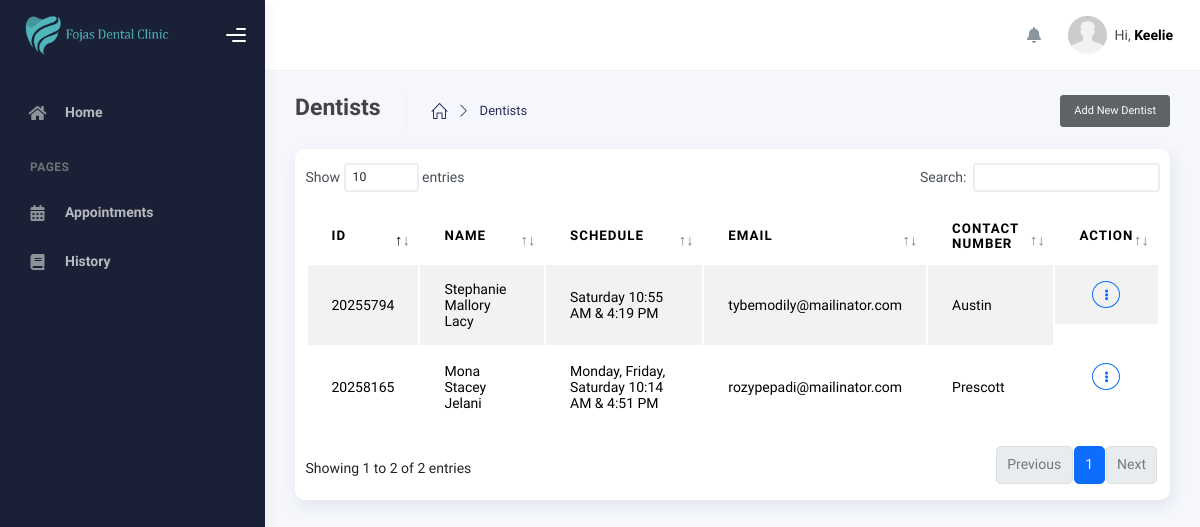
/modules/admin/view-dentists.php (signed in), run on an earlier commit of the app's database.
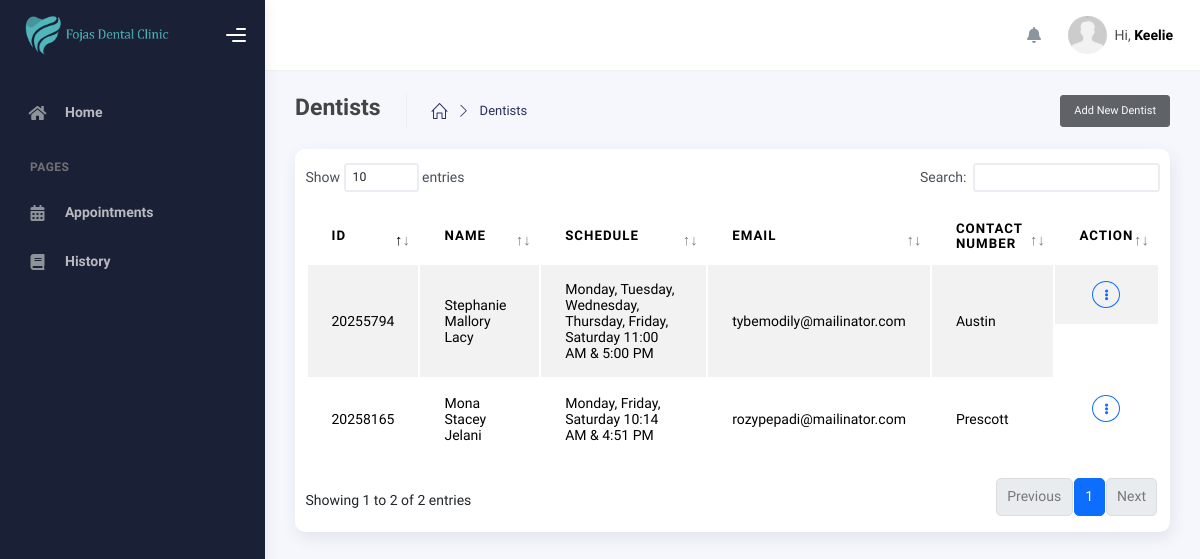
And on a later commit of the database.
### tables this page shows
CREATE TABLE `schedule` (
  `id` int(11) NOT NULL,
  `user_id` int(255) NOT NULL,
  `day` varchar(150) NOT NULL,
  `start_time` varchar(100) NOT NULL,
  `end_time` varchar(100) NOT NULL,
  `date_created` date NOT NULL,
  `date_updated` date NOT NULL
);

CREATE TABLE `users` (
  `id` int(11) NOT NULL,
  `user_id` int(100) NOT NULL,
  `role_id` int(11) NOT NULL,
  `first_name` varchar(250) NOT NULL,
  `middle_name` varchar(255) NOT NULL,
  `last_name` varchar(255) NOT NULL,
  `mobile_number` varchar(255) NOT NULL,
  `email` varchar(255) DEFAULT NULL,
  `password` varchar(255) NOT NULL,
  `date_of_birth` date NOT NULL,
  `date_created` date NOT NULL,
  `date_updated` date NOT NULL,
  `token` varchar(255) DEFAULT NULL,
  `address` varchar(255) DEFAULT NULL,
  `otp` varchar(100) DEFAULT NULL
);

### modules/admin/view-dentists.php (the view, shortened to what this page needs)
<?php
include_once($_SERVER['DOCUMENT_ROOT'] . '/dental_appointment/includes/header.php');
?>
    <div class="wrapper">
        <?php include '../../includes/sidebar.php'; ?>
        <div class="main-panel">
        <?php include '../../includes/topbar.php'; ?>
        <div class="container">
            <div class="page-inner">
                <div class="page-header">
                <span class="d-flex justify-content-between align-items-center w-100">
                        <span class="d-flex">
                            <h4 class="page-title">Dentists</h4>
                            <ul class="breadcrumbs d-flex justify-items-center align-items-center">
                                <li class="nav-home">
                                <a href="dashboard.php">
                                    <i class="icon-home"></i>
                                </a>
                                </li>
                                <li class="separator">
                                    <i class="icon-arrow-right"></i>
                                </li>
                                <li class="nav-item">
                                    <a href="#">Dentists</a>
                                </li>
                            </ul>
                        </span>
                        <a href="add-dentist.php" class="btn btn-sm btn-dark op-7">Add New Dentist</a>
                    </span>
                </div>
                <div class="page-category">
                    <div class="card py-3">
                        <div class="table-responsive">
                        <table id="dataTable" class="display table table-striped table-hover">
                            <thead>
                                <tr>
                                    <th>Id</th>
                                    <th>Name</th>
                                    <th>Schedule</th>
                                    <th>Email</th>
                                    <th>Contact Number</th>
                                    <th>Action</th>
                                </tr>
                            </thead>
                            <tbody>
                            <?php
                                $query_dentists = "SELECT users.user_id AS user_id, users.first_name AS first_name, users.middle_name AS middle_name, users.last_name AS last_name, users.mobile_number AS mobile_number, users.email AS email, schedule.user_id AS schedule_user_id, schedule.day AS day , schedule.start_time AS start_time, schedule.end_time AS end_time
                                FROM
                                users
                                LEFT JOIN schedule
                                ON users.user_id = schedule.user_id
                                WHERE users.role_id = '3'";
                                $run_dentists = mysqli_query($conn,$query_dentists);
                                if(mysqli_num_rows($run_dentists) > 0){
                                    foreach($run_dentists as $row_dentist){
                                        ?>
                                        <tr>
                                            <td><?php echo $row_dentist['user_id']?></td>
                                            <td><?php echo $row_dentist['first_name']. " " . $row_dentist['middle_name'] . " " . $row_dentist['last_name']?></td>
                                            <td><?php echo $row_dentist['day']. " " . date("g:i A",strtotime($row_dentist['start_time'])). " & " . date("g:i A", strtotime($row_dentist['end_time'])) ?></td>
                                            <td><?php echo $row_dentist['email']?></td>
                                            <td><?php echo $row_dentist['mobile_number']?></td>
                                            <td class="d-flex justify-content-center">
                                                <div class="dropdown">
                                                    <a class="btn btn-sm btn-outline-primary rounded-circle d-flex justify-content-center align-items-center" style="width: 12px;" data-bs-toggle="dropdown" aria-expanded="false">
                                                        <i class="fas fa-ellipsis-v"></i>
                                                    </a>
                                                </div>
                                            </td>
                                        </tr>
                                        <?php
                                    }
                                }
                                ?>
                            </tbody>
                            </table>
                        </div>
                    </div>
                </div>
            </div>
        </div>
    </div>
</div>
<?php include "../../includes/scripts.php"; ?>

What changed in the data, as far as the page shows it:
changed schedule "Stephanie": day "Saturday" → "Monday, Tuesday, Wednesday, Thursday, Friday, Saturday"; start_time "10:55 AM" → "11:00 AM"; end_time "4:19 PM" → "5:00 PM"
